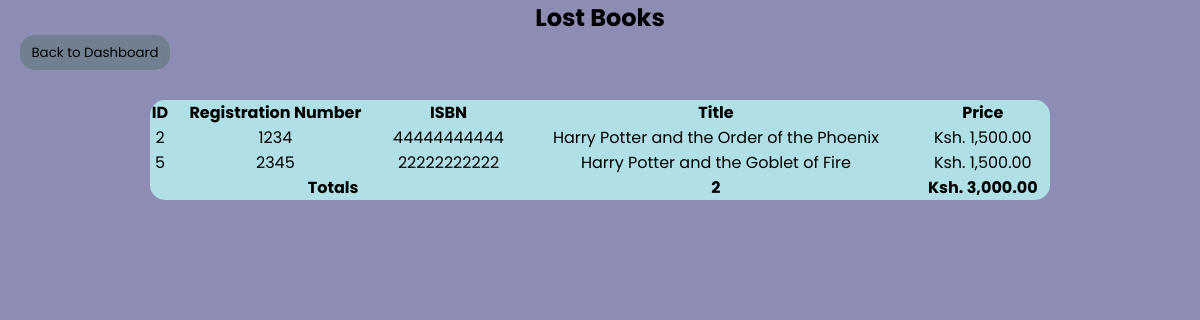
The app's page /pages/lost.php with its own data.
### tables this page shows
CREATE TABLE `lost` (
  `id` int(11) NOT NULL,
  `reg` varchar(100) NOT NULL,
  `isbn` varchar(100) NOT NULL,
  `price` int(11) NOT NULL
);

CREATE TABLE `books` (
  `ISBN` varchar(150) NOT NULL,
  `Title` varchar(150) NOT NULL,
  `Author` varchar(150) NOT NULL,
  `Category` varchar(150) NOT NULL,
  `Description` varchar(500) NOT NULL,
  `Price` int(11) NOT NULL,
  `Quantity` int(11) NOT NULL,
  `image` varchar(150) NOT NULL
);

### pages/lost.php (the view, shortened to what this page needs)
<!DOCTYPE html>
<?php
    include "../scripts/connect.php";
?>
<html lang="en">
    <head>
        <link rel="stylesheet" href="../css/style.css">
    </head>
    <body>
        <center><h2>Lost Books</h2></center>
        <table>
            <tr>
                <th>ID</th>
                <th>Registration Number</th>
                <th>ISBN</th>
                <th>Title</th>
                <th>Price</th>
            </tr>
            <?php
                $sql = "SELECT * FROM `lost`";
                $result = mysqli_query($conn, $sql);
                if ($result) {;
                    $books = 0;
                    $cost = 0;
                    while ($row = mysqli_fetch_assoc($result)) {
                        $isbn = $row["isbn"];
                        $book = mysqli_fetch_assoc(mysqli_query($conn, "SELECT * FROM `books` WHERE ISBN=$isbn"));
                        echo '<tr>';
                            echo '<td>'.$row["id"].'</td>';
                            echo '<td>'.$row["reg"].'</td>';
                            echo '<td>'.$row["isbn"].'</td>';
                            echo '<td>'.$book["Title"].'</td>';
                            echo '<td>Ksh. '.number_format($row["price"], 2).'</td>';
                            $books += 1;
                            $cost += $row["price"];
                        echo '</tr>';
                    }
                    echo '<tr>';
                        echo '<td colspan="3"><b>Totals</b></td>';
                        echo '<td><center><b>'.$books.'</b></center></td>';
                        echo '<td><center><b>Ksh. '.number_format($cost, 2).'</b></center></td>';
                }
            ?>
            <a href="dashboard.php"><button>Back to Dashboard</a>
        </table>
    </body>
</html>

### css/style.css (style rules this page uses)
* { margin: 0; padding: 0; outline: none; border: none; text-decoration: none; box-sizing: border-box; font-family: "Poppins", sans-serif; }
body { background-repeat: no-repeat; background-color: rgba(0, 0, 89, 0.452); }
table { width: auto; height: auto; margin-left: auto; margin-right: auto; margin-top: 30px; border-top-left-radius: 15px; border-bottom-left-radius: 15px; border-top-right-radius: 15px; border-bottom-right-radius: 15px; background-color: powderblue; align-items: center; text-align: center; padding: 20px; }
a { text-decoration: none; color: black; }
button { margin-left: 20px; height: 35px; border-radius: 15px; width: 150px; background-color: slategrey; }
table { width: 75%; border-collapse: collapse; }

### records on screen
lost: id "2", reg "1234", isbn "44444444444", books.Title "Harry Potter and the Order of the Phoenix", price "1,500.00"
lost: id "5", reg "2345", isbn "22222222222", books.Title "Harry Potter and the Goblet of Fire", price "1,500.00"

### other values on screen
$books "2"
$cost "3,000.00"
